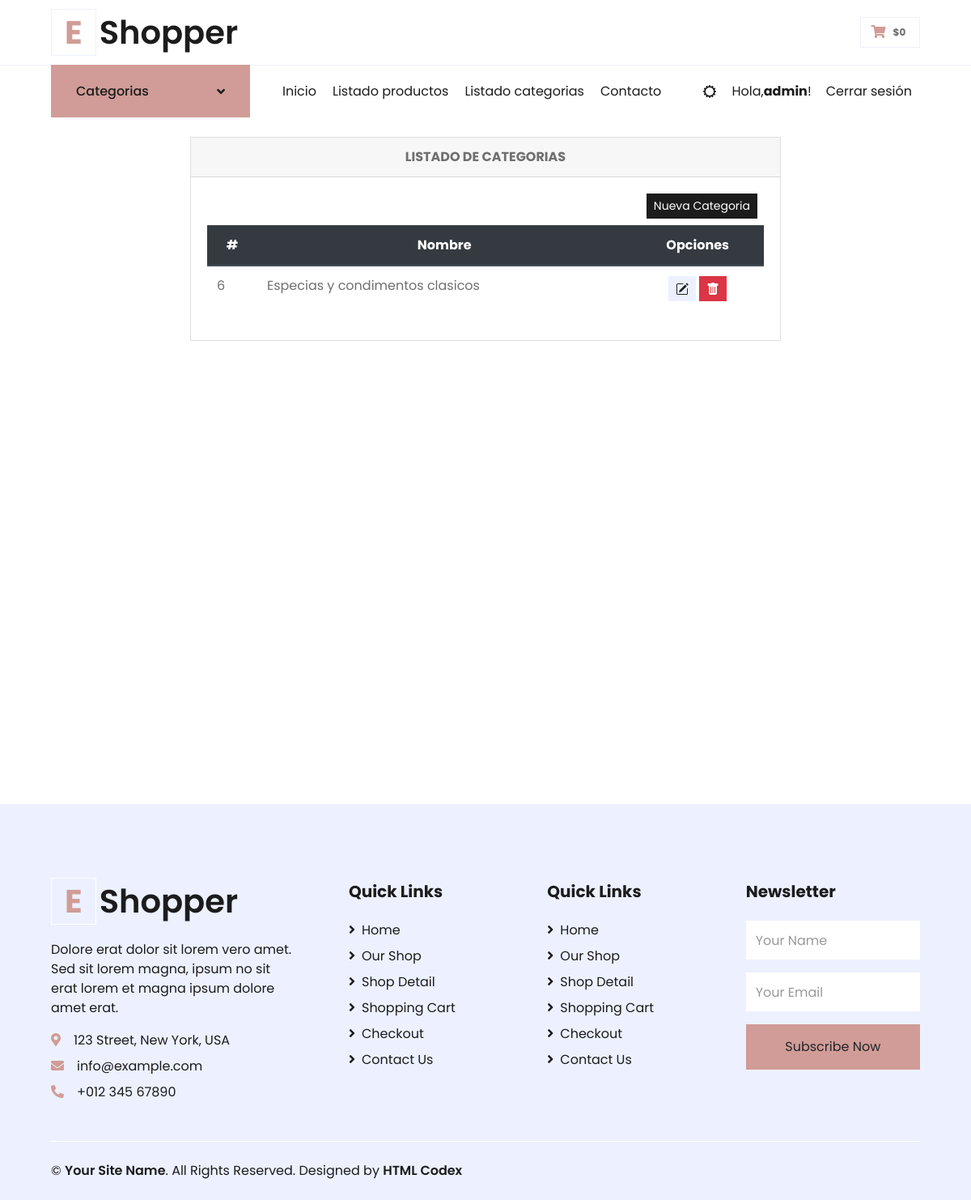
Page /categorias/ (signed in) on the earlier database version.
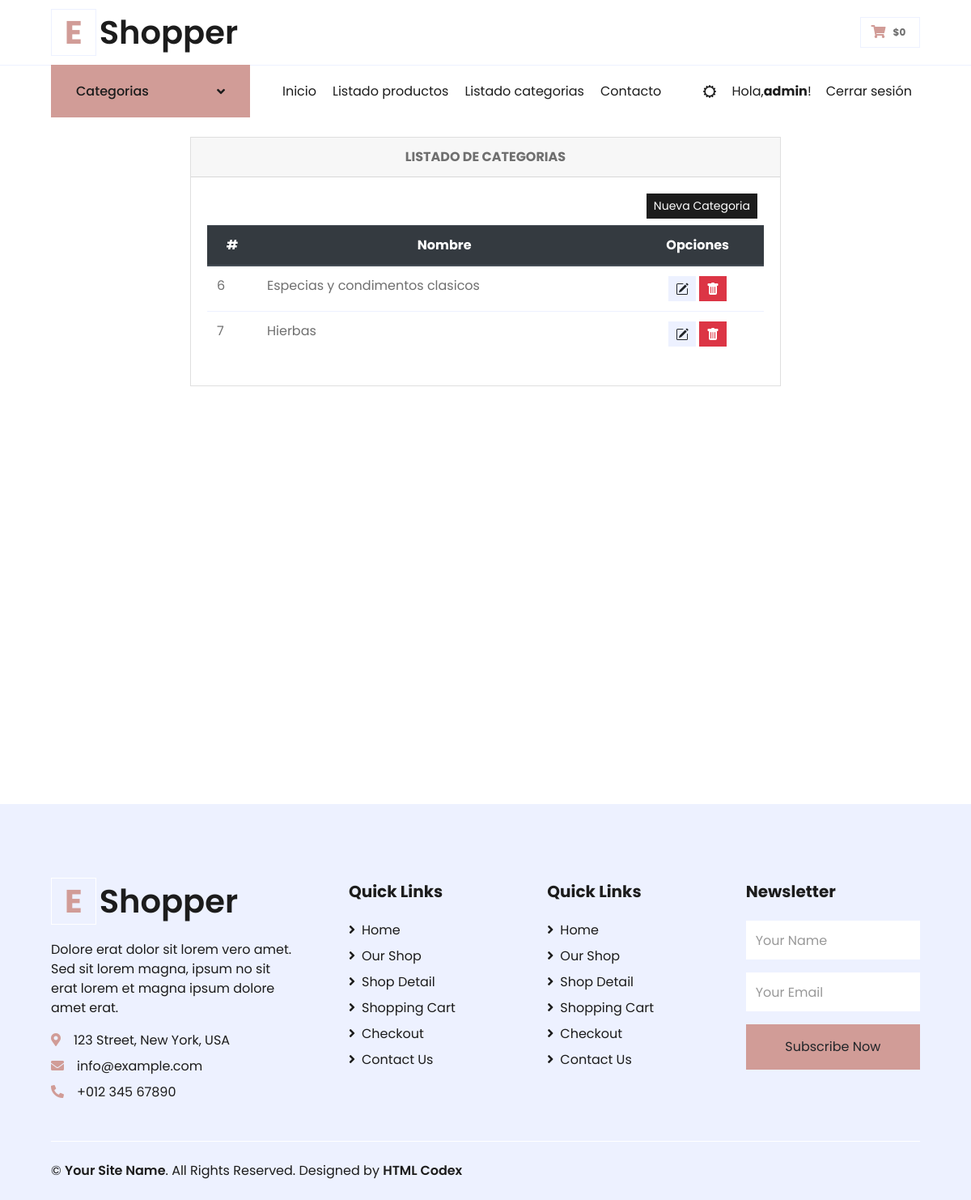
Same page on the later database version.
### DistribuidoraApp/models.py (models this page shows, shortened)
class Categorias(models.Model):
    nombre = models.CharField(max_length=100)
    class Meta:
        db_table = "categorias"
        verbose_name = 'Categoria'
        verbose_name_plural = 'Categorias'
        ordering = ['id']

### DistribuidoraApp/views.py (the view)
# urls.py: path('categorias/', listCategorias, name='categorias'),
@login_required(login_url='/login')
def listCategorias(request):
    lista_categorias = Categorias.objects.all().order_by('nombre')
    page = request.GET.get('page', 1)
    try:
        paginator = Paginator(lista_categorias, 6)
        lista_categorias = paginator.page(page)
    except:
        raise Http404
    data = {'entity': lista_categorias,
            'title': 'LISTADO DE CATEGORIAS',
            'paginator': paginator
            }
    return render(request,'DistribuidoraApp/categorias.html', data)

### DistribuidoraApp/context_processors.py (called while the page is built)
def extras(request):
	lista_categorias = Categorias.objects.all().order_by('nombre')
	return {'categorias':lista_categorias}

def importe_total_carro(request):
	total=0
	if request.user.is_authenticated:
		if "carro" in request.session:
			for key, value in request.session["carro"].items():
				total= total + int(value["precio"])
	return {"importe_total_carro":total}

### DistribuidoraApp/templates/DistribuidoraApp/categorias.html (shortened to what this page needs)
{% extends 'DistribuidoraApp/base.html' %}
{% load static %}
{% block contenidoPagina %}
<div class="min-vh-100 d-flex flex-colum py-4">
    <div class="container">
        <div class="row justify-content-center">
            <div class="col-lg-8 col-md-6 col-sm-4 animate__animated animate__backInRight animate__delay-0.4s">
                <div class="card">
                    <div class="card-header text-center font-weight-bold">
                        {{ title }}
                    </div>
                    <div class="card-body  table-responsive">
                        <div class="d-flex justify-content-end mb-2 mx-2">
                            <a href="{% url 'addcategoria' %}" class="btn btn-dark btn-sm pull-right" type="submit">
                            Nueva Categoria
                            </a>
                        </div>
                        <table class="table table-condensed">
                            <thead class="thead-dark">
                                <tr class="text-center">
                                    <th scope="col">#</th>
                                    <th scope="col">Nombre</th>
                                    <th colspan="2">Opciones</th>
                                </tr>
                            </thead>
                            <tbody>
                                {% if entity %} {% for categoria in entity %}
                                <tr>
                                    <td>{{ categoria.id }}</td>
                                    <td>{{ categoria.nombre }}</td>
                                    <td colspan="2" class="text-center">
                                        <a class="btn btn-secondary btn-sm" href="{% url 'editcategoria' categoria.id %}" type="button"></a>
                                        <a class="btn btn-danger btn-sm" href="{% url 'deleteCategoria' categoria.id %}" type="button"></a>
                                    </td>
                                </tr>
                                {% endfor %} {% else %}
                                <div class="text-center text-warning">
                                    <h3> No se encontraron Productos!!</h3>
                                </div>
                                {% endif %}
                            </tbody>
                        </table>
                    </div>
                </div>
            </div>
        </div>
    </div>
</div>
{% endblock %}

Differences in the rows shown:
added Categorias: id "7", nombre "Hierbas"
